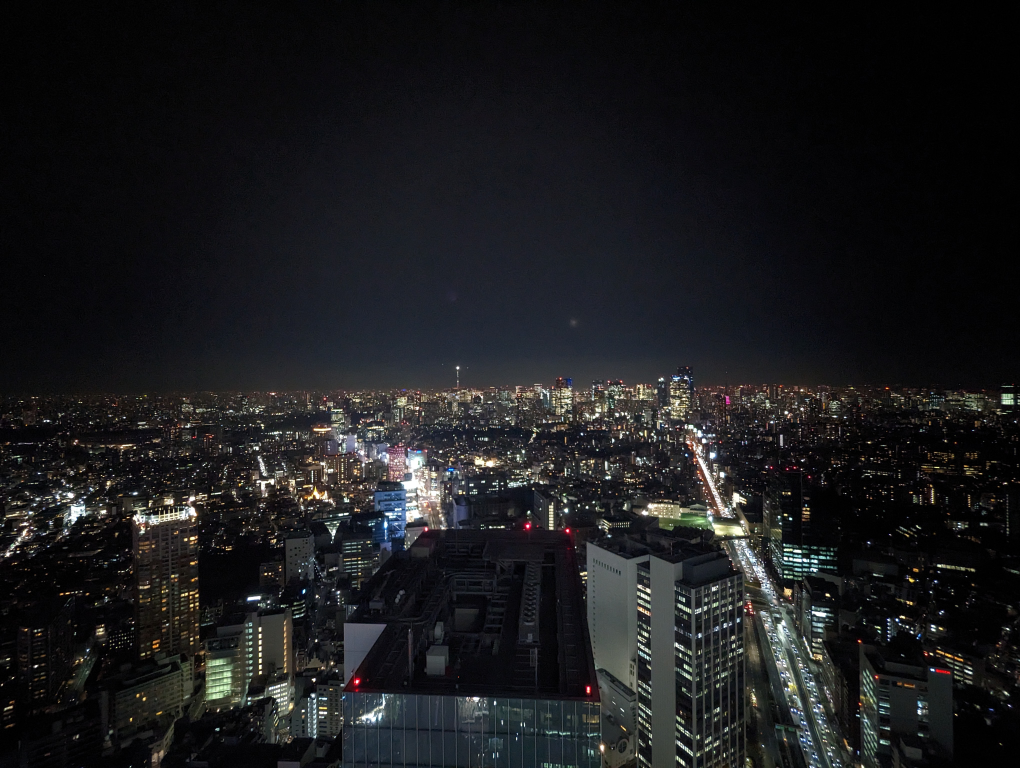
#> input picture PXL_20230206_091528521.jpg, 4080 x 3072 px (shown at 1/4 size); its folder holds only this picture in this run
$ python -i raw_stitching.py   (imports and definitions only)   (older library calls are emulated)
#> lines starting #> are read from the running program, lines starting #| are printed output that depends on the picture; after the words box and inside, x2 and y2 are one past the last pixel; in counts of white or black regions, pixels touching at a corner belong together
"""HDR and Panorama stitching engine for RAWviewer."""

from __future__ import annotations

import logging
import math
import os
import time
from dataclasses import dataclass
from typing import Any, Callable, List, Optional, Tuple, Dict

import cv2
import numpy as np

logger = logging.getLogger(__name__)


@dataclass
class StitchResult:
    """Result of an HDR, Panorama, or HDR Panorama stitching operation."""
    success: bool
    image: Optional[np.ndarray] = None
    output_path: str = ""
    error_message: str = ""
    rejected_paths: List[str] = None

    def __post_init__(self):
        if self.rejected_paths is None:
            self.rejected_paths = []


# [16 lines left out: function align_hdr_images, not called in this run]


def crop_panorama_borders(img: np.ndarray) -> np.ndarray:
    """Crop out black/transparent border regions from a warped panorama to leave a clean rectangular frame."""
    if img is None or img.size == 0:
        return img
    try:
        if img.ndim == 3:
            gray = cv2.cvtColor(img, cv2.COLOR_RGB2GRAY if img.shape[2] == 3 else cv2.COLOR_BGR2GRAY)
        else:
            gray = img
        _, thresh = cv2.threshold(gray, 1, 255, cv2.THRESH_BINARY)
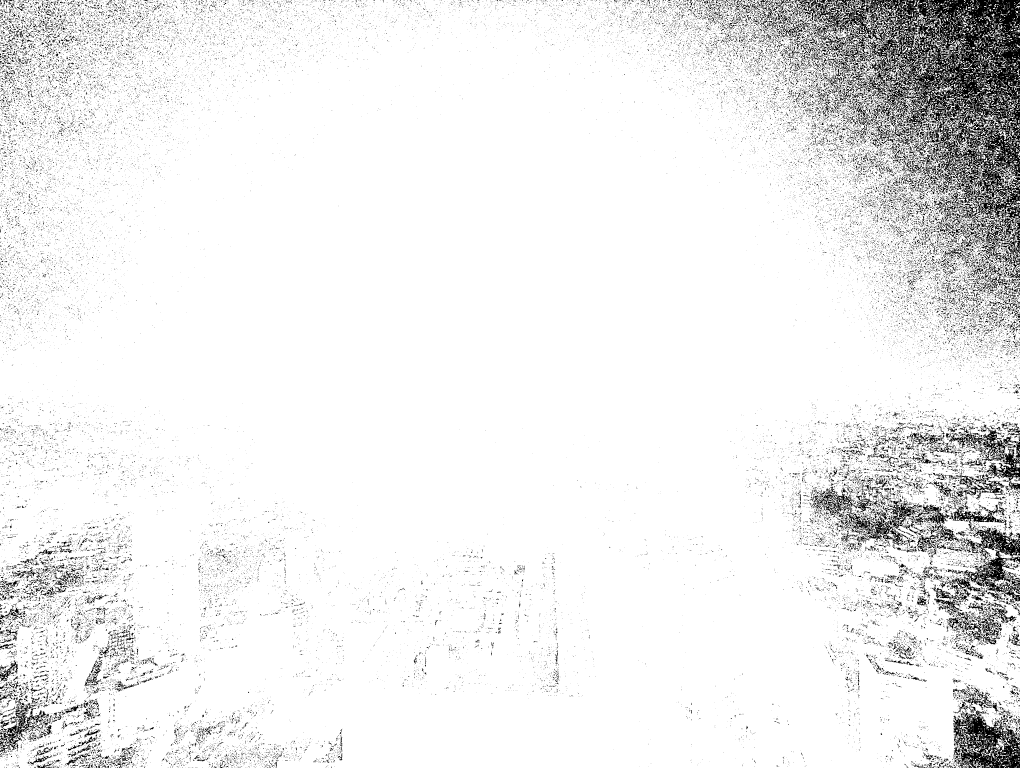
#> thresh: shape (3072, 4080) (shown at 1/4 size); 92.8% white; 55016 black regions (50784 under 20 px)
        contours, _ = cv2.findContours(thresh, cv2.RETR_EXTERNAL, cv2.CHAIN_APPROX_SIMPLE)
#> contours = 5035 contours, 4209 with area under 20; largest, box (x1, y1, x2, y2) and area: (0, 0, 4080, 3072) 12024166, (3789, 513, 3972, 625) 3694, (3945, 667, 4080, 760) 2474, (3754, 459, 3852, 527) 1702, (3651, 231, 3715, 302) 1182
        if not contours:
            return img
        x, y, w, h = cv2.boundingRect(contours[0])
#> x = 4040; y = 3071; w = 1; h = 1
        cropped = img[y:y+h, x:x+w]
#> cropped = [[2, 2, 2]]

        # Inner bounding refinement for jagged warping edges
        sub_gray = gray[y:y+h, x:x+w]
#> sub_gray = [2]
        row_min = np.min(sub_gray, axis=1)
#> row_min = [2]
        col_min = np.min(sub_gray, axis=0)
#> col_min = [2]
        valid_rows = np.where(row_min > 0)[0]
#> valid_rows = [0]
        valid_cols = np.where(col_min > 0)[0]
#> valid_cols = [0]
        if len(valid_rows) > 0 and len(valid_cols) > 0:
            r_start, r_end = valid_rows[0], valid_rows[-1] + 1
#> r_start = 0; r_end = 1
            c_start, c_end = valid_cols[0], valid_cols[-1] + 1
#> c_start = 0; c_end = 1
            if (r_end - r_start) > h * 0.5 and (c_end - c_start) > w * 0.5:
                cropped = cropped[r_start:r_end, c_start:c_end]
        return cropped
    except Exception as exc:
        logger.warning("Auto-crop panorama borders failed: %s", exc)
        return img


# [371 lines left out: functions estimate_ev_offsets, _exif_ratio_to_float, exposure_ev_offsets_for_paths, default_recovery_weights, merge_hdr_exposure_fusion, stitch_panorama and 1 more, not called in this run]

>>> import cv2
>>> picture = cv2.cvtColor(cv2.imread('../PXL_20230206_091528521.jpg'), cv2.COLOR_BGR2RGB)
>>> result = crop_panorama_borders(picture)
#> result = [[2, 2, 2]]
